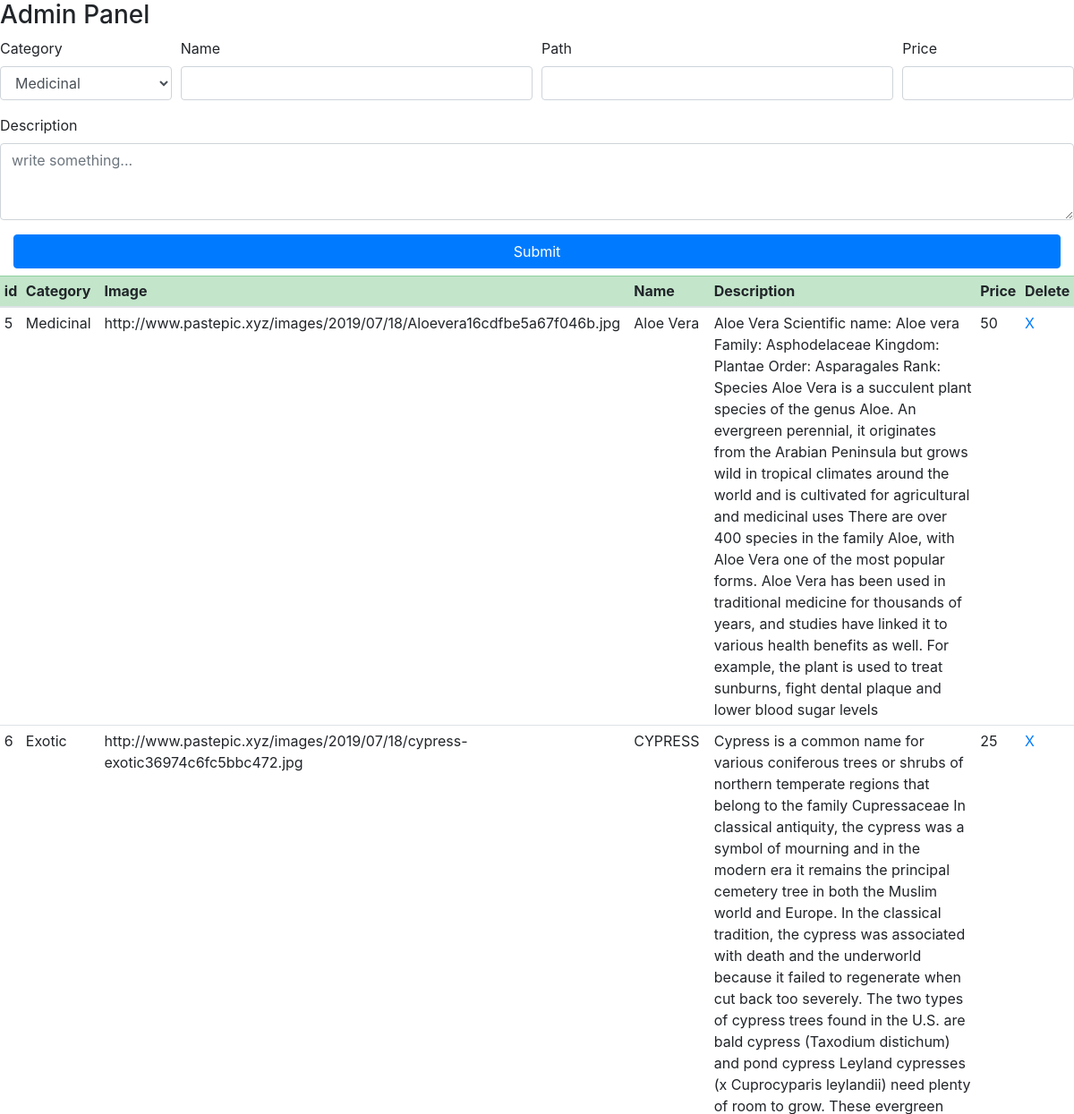
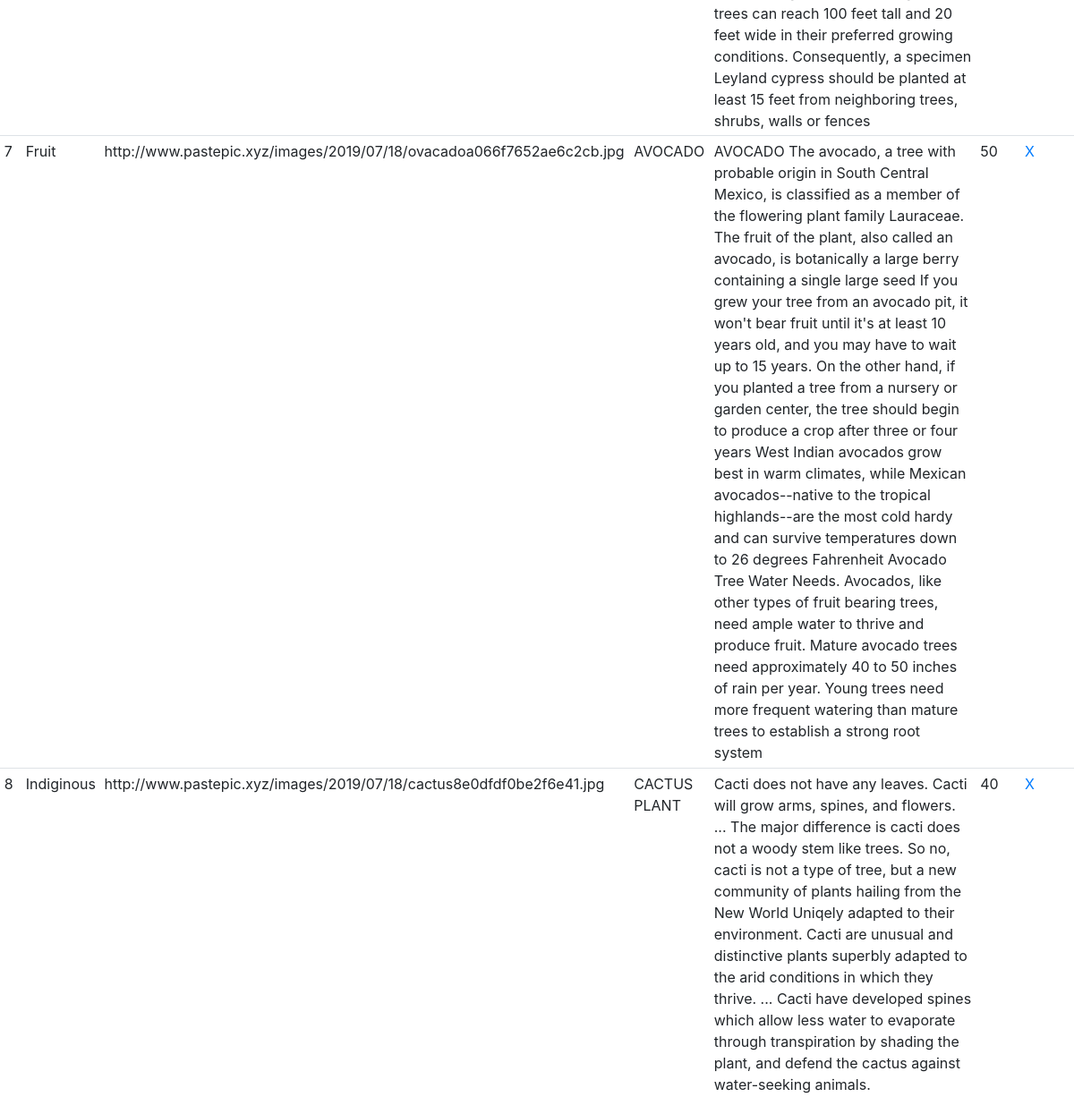
The app's page /backend/php/admin.php with its own data (2 pictures, top to bottom).
### tables this page shows
CREATE TABLE `seedlings` (
  `seedling_id` int(11) NOT NULL,
  `category` varchar(255) NOT NULL,
  `s_name` varchar(255) NOT NULL,
  `price` int(20) NOT NULL,
  `path` varchar(80) NOT NULL,
  `description` text NOT NULL
);

### backend/php/admin.php (the view, shortened to what this page needs)
<!DOCTYPE html>
<head>
    <link rel="stylesheet" href="./../../bootstrap/css/bootstrap.min.css">
</head>
<body>
<?php
    require('connection.php');
    ?>
    <form action="admin_submit.php" method="POST">
    <h3>Admin Panel</h3>
        <div class="form-row">
            <div class="form-group col-md-2">
                <label>Category</label>
                <select name="categories" class="form-control">
                    <option value="Medicinal" name="Medicinal">Medicinal</option>
                </select>
            </div>
            <div class="form-group col-md-4">
                <label>Name</label>
                <input type="text" class="form-control" name="name" required>
            </div>
            <div class="form-group col-md-4">
                <label>Path</label>
                <input type="text" class="form-control" name="path" required>
            </div>
            <div class="form-group col-md-2">
                <label>Price</label>
                <input type="text" name="price" class="form-control" required>
            </div>
        </div>
        <div class="form-group">
            <label>Description</label>
            <textarea class="form-control" rows="3" placeholder="write something..." name="description" required></textarea>
        </div>
        <div class="col-auto ">
            <button type="submit" class="btn btn-primary mb-2 btn-block">Submit</button>
        </div>
    </form>
    <table class="table table-sm ">
        <thead class="table-success">
            <tr>
                <th scope="col">id</th>
                <th scope="col">Category</th>
                <th scope="col">Image</th>
                <th scope="col">Name</th>
                <th scope="col">Description</th>
                <th scope="col">Price</th>
                <th scope="col">Delete</th>
            </tr>
        </thead>
        <?php
$query = mysqli_query($conn, "SELECT * FROM seedlings")
   or die (mysqli_error($conn));
while ($row = mysqli_fetch_array($query)) {
  echo
  "<tr>
       <td>{$row['seedling_id']}</td>
       <td>{$row['category']}</td>
       <td>{$row['path']}</td>
       <td>{$row['s_name']}</td>
       <td>{$row['description']}</td>
       <td>{$row['price']}</td>
       <td><a href='delete.php?id=".$row['seedling_id']."'>X</a></td>
   </tr>\n";
}
?>
</body>
</html>

### records on screen
seedlings: seedling_id "5", category "Medicinal", path "http://www.pastepic.xyz/images/2019/07/18/Aloevera16cdfbe5a67f046b.jpg", s_name "Aloe Vera", description "Aloe Vera Scientific name: Aloe vera Family: Asphodelaceae Kingdom: Plantae Order: Asparagales Rank: Species Aloe Vera is a succulent plant species of the genus Aloe. An evergreen perennial, it originates from the Arabian Peninsula but grows wild in tropical climates around the world and is cultivated for agricultural and medicinal uses There are over 400 species in the family Aloe, with Aloe Vera one of the most popular forms. Aloe Vera has been used in traditional medicine for thousands of years, and studies have linked it to various health benefits as well. For example, the plant is used to treat sunburns, fight dental plaque and lower blood sugar levels", price "50"
seedlings: seedling_id "6", category "Exotic", path "http://www.pastepic.xyz/images/2019/07/18/cypress-exotic36974c6fc5bbc472.jpg", s_name "CYPRESS", description "Cypress is a common name for various coniferous trees or shrubs of northern temperate regions that belong to the family Cupressaceae In classical antiquity, the cypress was a symbol of mourning and in the modern era it remains the principal cemetery tree in both the Muslim world and Europe. In the classical tradition, the cypress was associated with death and the underworld because it failed to regenerate when cut back too severely. The two types of cypress trees found in the U.S. are bald cypress (Taxodium distichum) and pond cypress Leyland cypresses (x Cuprocyparis leylandii) need plenty of room to grow. These evergreen trees can reach 100 feet tall and 20 feet wide in their preferred…", price "25"
seedlings: seedling_id "7", category "Fruit", path "http://www.pastepic.xyz/images/2019/07/18/ovacadoa066f7652ae6c2cb.jpg", s_name "AVOCADO", description "AVOCADO The avocado, a tree with probable origin in South Central Mexico, is classified as a member of the flowering plant family Lauraceae. The fruit of the plant, also called an avocado, is botanically a large berry containing a single large seed If you grew your tree from an avocado pit, it won't bear fruit until it's at least 10 years old, and you may have to wait up to 15 years. On the other hand, if you planted a tree from a nursery or garden center, the tree should begin to produce a crop after three or four years West Indian avocados grow best in warm climates, while Mexican avocados--native to the tropical highlands--are the most cold hardy and can survive temperatures down to 26…", price "50"
seedlings: seedling_id "8", category "Indiginous", path "http://www.pastepic.xyz/images/2019/07/18/cactus8e0dfdf0be2f6e41.jpg", s_name "CACTUS PLANT", description "Cacti does not have any leaves. Cacti will grow arms, spines, and flowers. ... The major difference is cacti does not a woody stem like trees. So no, cacti is not a type of tree, but a new community of plants hailing from the New World Uniqely adapted to their environment. Cacti are unusual and distinctive plants superbly adapted to the arid conditions in which they thrive. ... Cacti have developed spines which allow less water to evaporate through transpiration by shading the plant, and defend the cactus against water-seeking animals.", price "40"
